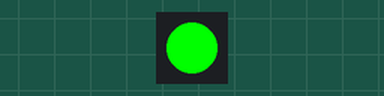
Recording of a sketch running on a simulated Arduino Uno, built with avr-gcc and run on an emulated ATmega328P. Shown: 1 RGB LEDs in strip order, left to right. Colours are those a GRB WS2812 strip shows for the declared byte order.

Above: at 0.2 s.
At 1.7 s:
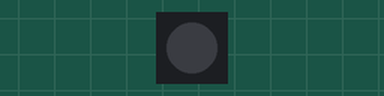
Timing chart, 0 to 3.0 s (numbered marks = the images above):
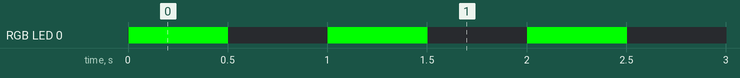

The sketch:

Blink-RGB.ino
```cpp
#include <FastLED.h>

// How many leds in your strip?
#define NUM_LEDS 1

// For led chips like WS2812, which have a data line, ground, and power, you just
// need to define DATA_PIN.  For led chipsets that are SPI based (four wires - data, clock,
// ground, and power), like the LPD8806 define both DATA_PIN and CLOCK_PIN
// Clock pin only needed for SPI based chipsets when not using hardware SPI
#define DATA_PIN 16

// Define the array of leds
CRGB leds[NUM_LEDS];

void setup() {
    // Uncomment/edit one of the following lines for your leds arrangement.
    // ## Clockless types ##
//   FastLED.addLeds<NEOPIXEL, DATA_PIN>(leds, NUM_LEDS);  // GRB ordering is assumed
    // FastLED.addLeds<SM16703, DATA_PIN, RGB>(leds, NUM_LEDS);
    // FastLED.addLeds<TM1829, DATA_PIN, RGB>(leds, NUM_LEDS);
    // FastLED.addLeds<TM1812, DATA_PIN, RGB>(leds, NUM_LEDS);
    // FastLED.addLeds<TM1809, DATA_PIN, RGB>(leds, NUM_LEDS);
    // FastLED.addLeds<TM1804, DATA_PIN, RGB>(leds, NUM_LEDS);
    // FastLED.addLeds<TM1803, DATA_PIN, RGB>(leds, NUM_LEDS);
    // FastLED.addLeds<UCS1903, DATA_PIN, RGB>(leds, NUM_LEDS);
    // FastLED.addLeds<UCS1903B, DATA_PIN, RGB>(leds, NUM_LEDS);
    // FastLED.addLeds<UCS1904, DATA_PIN, RGB>(leds, NUM_LEDS);
    // FastLED.addLeds<UCS2903, DATA_PIN, RGB>(leds, NUM_LEDS);
    // FastLED.addLeds<WS2812, DATA_PIN, RGB>(leds, NUM_LEDS);  // GRB ordering is typical
    // FastLED.addLeds<WS2852, DATA_PIN, RGB>(leds, NUM_LEDS);  // GRB ordering is typical
    FastLED.addLeds<WS2812B, DATA_PIN, RGB>(leds, NUM_LEDS);  // GRB ordering is typical
    // FastLED.addLeds<GS1903, DATA_PIN, RGB>(leds, NUM_LEDS);
    // FastLED.addLeds<SK6812, DATA_PIN, RGB>(leds, NUM_LEDS);  // GRB ordering is typical
    // FastLED.addLeds<SK6822, DATA_PIN, RGB>(leds, NUM_LEDS);
    // FastLED.addLeds<APA106, DATA_PIN, RGB>(leds, NUM_LEDS);
    // FastLED.addLeds<PL9823, DATA_PIN, RGB>(leds, NUM_LEDS);
    // FastLED.addLeds<SK6822, DATA_PIN, RGB>(leds, NUM_LEDS);
    // FastLED.addLeds<WS2811, DATA_PIN, RGB>(leds, NUM_LEDS);
    // FastLED.addLeds<WS2813, DATA_PIN, RGB>(leds, NUM_LEDS);
    // FastLED.addLeds<APA104, DATA_PIN, RGB>(leds, NUM_LEDS);
    // FastLED.addLeds<WS2811_400, DATA_PIN, RGB>(leds, NUM_LEDS);
    // FastLED.addLeds<GE8822, DATA_PIN, RGB>(leds, NUM_LEDS);
    // FastLED.addLeds<GW6205, DATA_PIN, RGB>(leds, NUM_LEDS);
    // FastLED.addLeds<GW6205_400, DATA_PIN, RGB>(leds, NUM_LEDS);
    // FastLED.addLeds<LPD1886, DATA_PIN, RGB>(leds, NUM_LEDS);
    // FastLED.addLeds<LPD1886_8BIT, DATA_PIN, RGB>(leds, NUM_LEDS);
    // ## Clocked (SPI) types ##
    // FastLED.addLeds<LPD6803, DATA_PIN, CLOCK_PIN, RGB>(leds, NUM_LEDS);  // GRB ordering is typical
    // FastLED.addLeds<LPD8806, DATA_PIN, CLOCK_PIN, RGB>(leds, NUM_LEDS);  // GRB ordering is typical
    // FastLED.addLeds<WS2801, DATA_PIN, CLOCK_PIN, RGB>(leds, NUM_LEDS);
    // FastLED.addLeds<WS2803, DATA_PIN, CLOCK_PIN, RGB>(leds, NUM_LEDS);
    // FastLED.addLeds<SM16716, DATA_PIN, CLOCK_PIN, RGB>(leds, NUM_LEDS);
    // FastLED.addLeds<P9813, DATA_PIN, CLOCK_PIN, RGB>(leds, NUM_LEDS);  // BGR ordering is typical
    // FastLED.addLeds<DOTSTAR, DATA_PIN, CLOCK_PIN, RGB>(leds, NUM_LEDS);  // BGR ordering is typical
    // FastLED.addLeds<APA102, DATA_PIN, CLOCK_PIN, RGB>(leds, NUM_LEDS);  // BGR ordering is typical
    // FastLED.addLeds<SK9822, DATA_PIN, CLOCK_PIN, RGB>(leds, NUM_LEDS);  // BGR ordering is typical
}

void loop() {
  // Turn the LED on, then pause
  leds[0] = CRGB::Red;
  FastLED.show();
  delay(500);
  // Now turn the LED off, then pause
  leds[0] = CRGB::Black;
  FastLED.show();
  delay(500);
}
```

Measured:
- by itself, RGB LED 0: alternates RGB(0, 255, 0) for 0.50 s and off for 0.50 s
